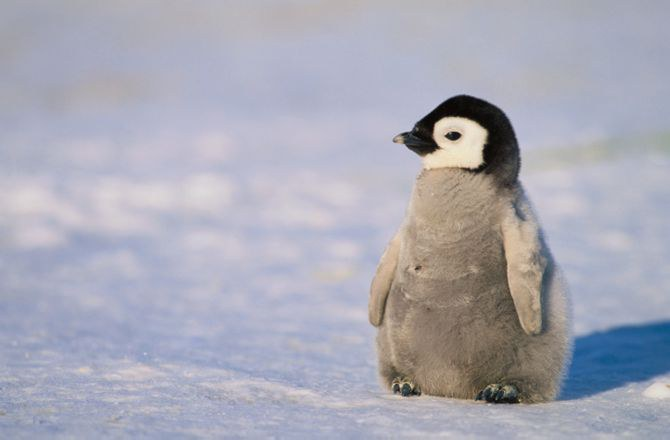
#> input picture python/imagine.jpeg, 670 x 440 px, found by its file name
$ python lab3.py
#> lines starting #> are read from the running program, lines starting #| are printed output that depends on the picture; after the words box and inside, x2 and y2 are one past the last pixel; in counts of white or black regions, pixels touching at a corner belong together
import cv2
from matplotlib import pyplot as plt
import numpy as np

img = cv2.imread('D:/wamp64/www/Prelucrarea Imaginilor/python/imagine.jpeg')
#> img is the input picture: shape (440, 670, 3); mean B, G, R 181.5, 169.2, 169.1

grey = cv2.cvtColor(img, cv2.COLOR_BGR2GRAY)
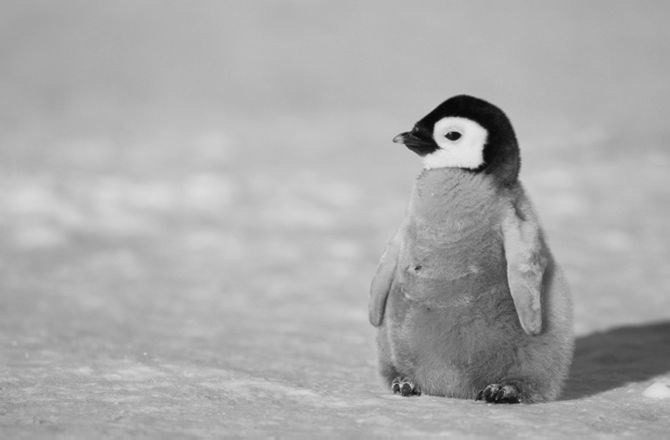
#> grey: shape (440, 670); min 0, max 232, mean 170.6
hist_grey = cv2.calcHist([grey], [0], None, [256], [0, 256])
#> hist_grey = 256 values, max 13697 at index 184, min 0 at index 2, mean 1151.6
hist_color = cv2.calcHist([img], [0], None, [256], [0, 256])
#> hist_color = 256 values, max 10690 at index 203, min 0 at index 223, mean 1151.6

plt.figure()
plt.title("Histograma imaginii in tonuri de gri")
plt.plot(hist_grey)
plt.xlim([0, 256])

plt.figure()
plt.title("Histograma imaginii color")
color = ('b', 'g', 'r')
for i, col in enumerate(color):
    histr = cv2.calcHist([img], [i], None, [256], [0, 256])
    plt.plot(histr, color=col)
    plt.xlim([0, 256])


def minmax(v):
    if v > 255:
        return 255
    if v < 0:
        return 0
    return v


def floyd_dithering(inMat, samplingF):
    h = inMat.shape[0]
    w = inMat.shape[1]

    for y in range(0, h - 1):
        for x in range(1, w - 1):
            old_p = inMat[y, x]
            new_p = np.round(samplingF * old_p / 255.0) * (255 / samplingF)
            inMat[y, x] = new_p

            quant_error_p = old_p - new_p

            inMat[y, x + 1] = minmax(inMat[y, x + 1] + quant_error_p * 7 / 16.0)
            inMat[y + 1, x - 1] = minmax(inMat[y + 1, x - 1] + quant_error_p * 3 / 16.0)
            inMat[y + 1, x] = minmax(inMat[y + 1, x] + quant_error_p * 5 / 16.0)
            inMat[y + 1, x + 1] = minmax(inMat[y + 1, x + 1] + quant_error_p * 1 / 16.0)

    return inMat


img = cv2.medianBlur(img, 5)
th1 = cv2.adaptiveThreshold(grey, 255, cv2.ADAPTIVE_THRESH_MEAN_C, cv2.THRESH_BINARY, 11, 2)
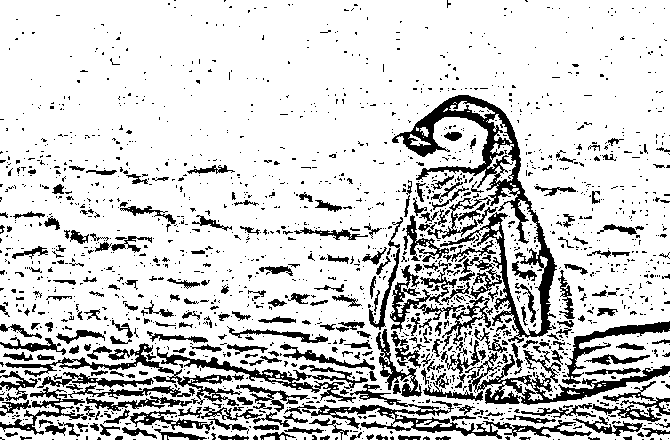
#> th1: shape (440, 670); 81.6% white; 1837 black regions (1532 under 20 px), largest, box (x1, y1, x2, y2) and area: (392, 95, 557, 343) 6829, (467, 350, 670, 405) 2795, (302, 384, 592, 439) 2662
cv2.imshow('Tonuri de gri', grey)
cv2.imshow('Praguri multiple', th1)
floyd_gray = floyd_dithering(grey, 1)
#> after the loop in floyd_dithering, `for y in range(0, h - 1):`:
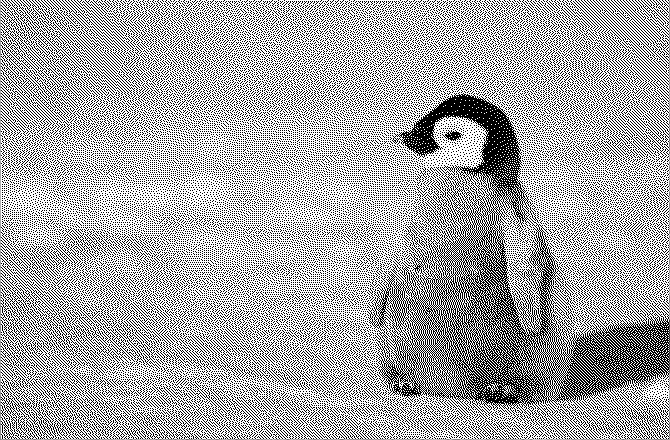
#> inMat: shape (440, 670); min 0, max 255, mean 168.7
cv2.imshow('Floyd-Steinberg', floyd_gray)
plt.show()
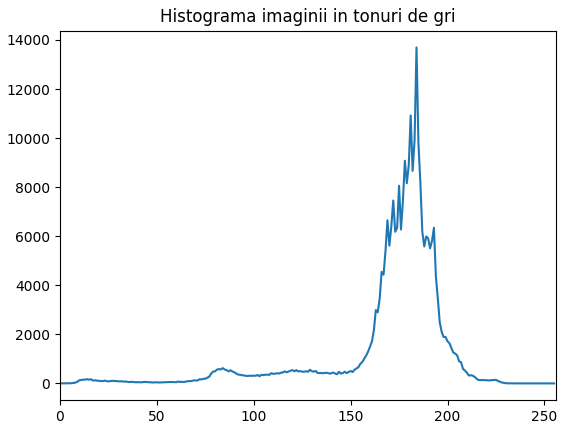
#> figure drawn by matplotlib, 1 panel; curve peaks at x = 184, y = 13697
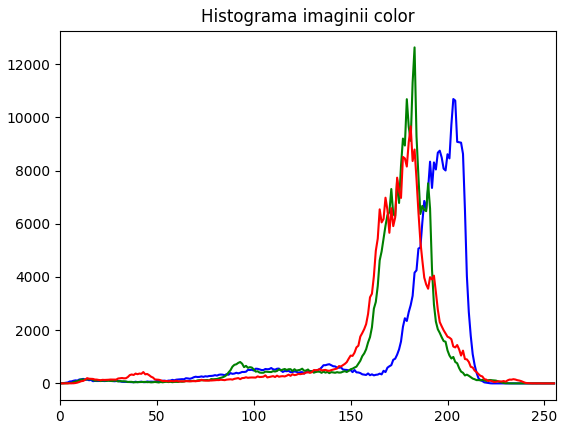
#> figure drawn by matplotlib, 1 panel; curve peaks at x = 203, y = 10690; curve peaks at x = 183, y = 12631; curve peaks at x = 181, y = 9664
cv2.waitKey(0)
cv2.destroyAllWindows()
